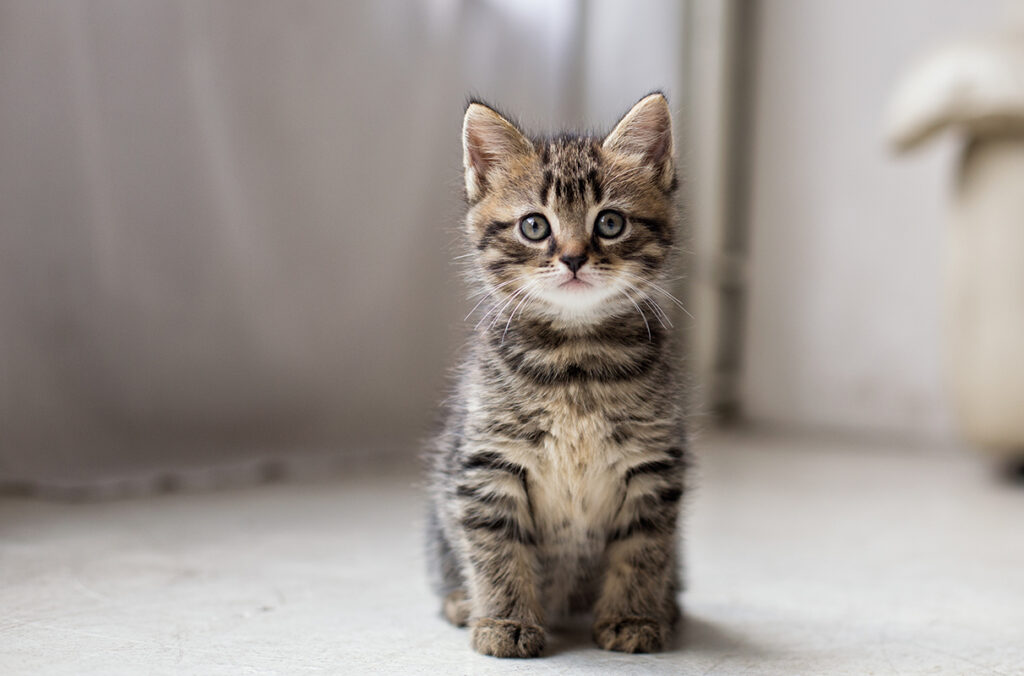
#> input picture cat.jpg, 1024 x 676 px
$ python main.py   (older library calls are emulated)
#> lines starting #> are read from the running program, lines starting #| are printed output that depends on the picture
#> further down, img is the input picture: shape (676, 1024, 3); mean B, G, R 144.8, 150, 157.9
import cv2
import numpy as np

# Global variables for trackbar values
color_levels = 8
blur_value = 5
edge_thickness = 1
style_option = 0
texture_intensity = 0
background_option = 0

# Callback function for trackbars
def nothing(x):
    pass

# Function to apply color quantization
def color_quantization(img, k):
#> called with k = 8
    data = np.float32(img).reshape((-1, 3))
    criteria = (cv2.TERM_CRITERIA_EPS + cv2.TERM_CRITERIA_MAX_ITER, 20, 0.001)
    ret, label, center = cv2.kmeans(data, k, None, criteria, 10, cv2.KMEANS_RANDOM_CENTERS)
#> ret = 152893856.2; center = [[222.3, 223.2, 222.8], [202.9, 205, 208.4], [136.4, 141.7, 151.4], [185.8, 190, 196.3], [35.77, 43.64, 54.5], [113.1, 120, 131.2], [161.5, 167.4, 175.8], [81.58, 89.89, 101.4]]
    center = np.uint8(center)
#> center = [[222, 223, 222], [202, 204, 208], [136, 141, 151], [185, 189, 196], [35, 43, 54], [113, 119, 131], [161, 167, 175], [81, 89, 101]]
    result = center[label.flatten()]
    result = result.reshape(img.shape)
    return result

# Function to apply comic style effect
def apply_comic_effect(img):
    gray = cv2.cvtColor(img, cv2.COLOR_BGR2GRAY)
    gray = cv2.medianBlur(gray, 5)
    edges = cv2.Laplacian(gray, cv2.CV_8U, ksize=5)
    ret, mask = cv2.threshold(edges, 100, 255, cv2.THRESH_BINARY_INV)
    return cv2.bitwise_and(img, img, mask=mask)

# Function to apply pencil sketch effect
def apply_pencil_sketch(img):
    gray = cv2.cvtColor(img, cv2.COLOR_BGR2GRAY)
    gray_blur = cv2.GaussianBlur(gray, (21, 21), 0, 0)
    sketch = cv2.divide(gray, gray_blur, scale=256)
    return cv2.cvtColor(sketch, cv2.COLOR_GRAY2BGR)

# Function to generate texture pattern
def generate_texture_pattern(size, pattern_type=0):
    height, width = size
    texture = np.zeros((height, width, 3), dtype=np.uint8)

    if pattern_type == 0:  # Canvas
        for i in range(0, height, 10):
            cv2.line(texture, (0, i), (width, i), (200, 200, 200), 1)
        for j in range(0, width, 10):
            cv2.line(texture, (j, 0), (j, height), (200, 200, 200), 1)

    elif pattern_type == 1:  # Dots
        for i in range(0, height, 8):
            for j in range(0, width, 8):
                cv2.circle(texture, (j, i), 1, (200, 200, 200), -1)

    elif pattern_type == 2:  # Crosshatch
        for i in range(0, height, 6):
            cv2.line(texture, (0, i), (width, i), (200, 200, 200), 1)
        for j in range(0, width, 6):
            cv2.line(texture, (j, 0), (j, height), (200, 200, 200), 1)
        for i in range(0, height, 6):
            cv2.line(texture, (0, i), (width, i), (200, 200, 200), 1)

    return texture

# Function to apply background effect
def apply_background_effect(img, option):
    if option == 0:  # Original background
        return img

    # Create a mask of the foreground
    gray = cv2.cvtColor(img, cv2.COLOR_BGR2GRAY)
    _, mask = cv2.threshold(gray, 10, 255, cv2.THRESH_BINARY)

    if option == 1:  # White background
        background = np.ones_like(img) * 255
    elif option == 2:  # Black background
        background = np.zeros_like(img)
    elif option == 3:  # Gradient background
        background = np.zeros_like(img)
        for i in range(3):  # Apply gradient to each channel
            background[:, :, i] = np.tile(np.linspace(100, 255, img.shape[1]), (img.shape[0], 1))

    # Apply the mask
    foreground = cv2.bitwise_and(img, img, mask=mask)
    background = cv2.bitwise_and(background, background, mask=cv2.bitwise_not(mask))
    return cv2.add(foreground, background)

# Main function to apply cartoon effect
def apply_cartoon_effect(img):
    global color_levels, blur_value, edge_thickness, style_option, texture_intensity, background_option

    # Apply selected style
    if style_option == 0:  # Original cartoon style
        # Color quantization
        quantized = color_quantization(img, color_levels)

        # Prep grayscale & blur
        g = cv2.cvtColor(quantized, cv2.COLOR_BGR2GRAY)
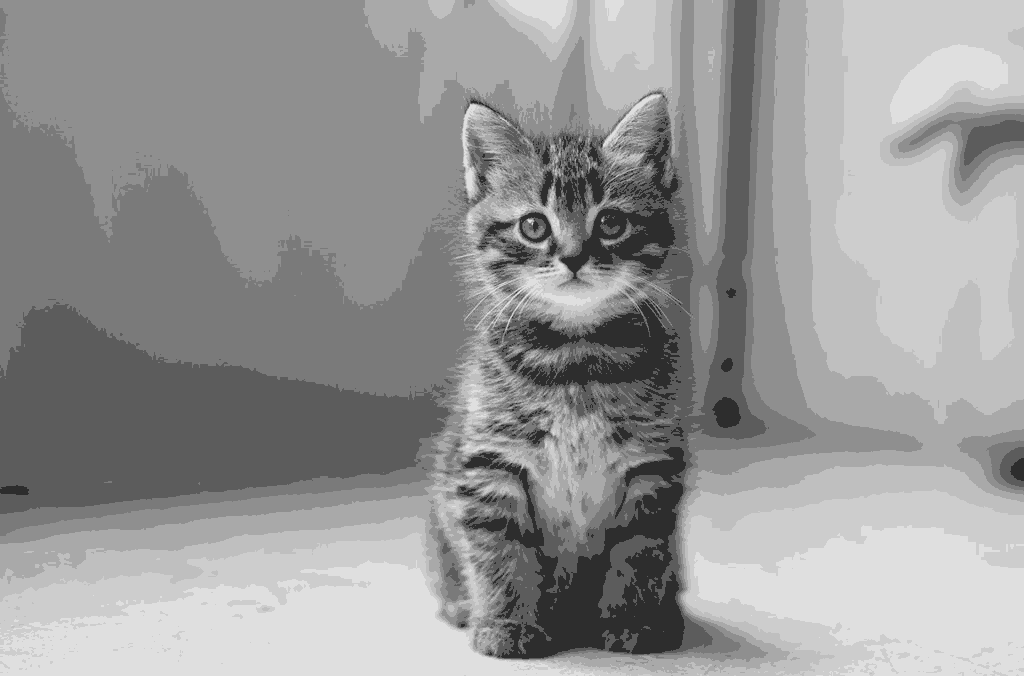
#> g: shape (676, 1024); min 45, max 223, mean 151.2
        g = cv2.medianBlur(g, blur_value * 2 + 1)  # Ensure odd number

        # Edge detection
        e = cv2.adaptiveThreshold(g, 255, cv2.ADAPTIVE_THRESH_MEAN_C, cv2.THRESH_BINARY, 9, 9)
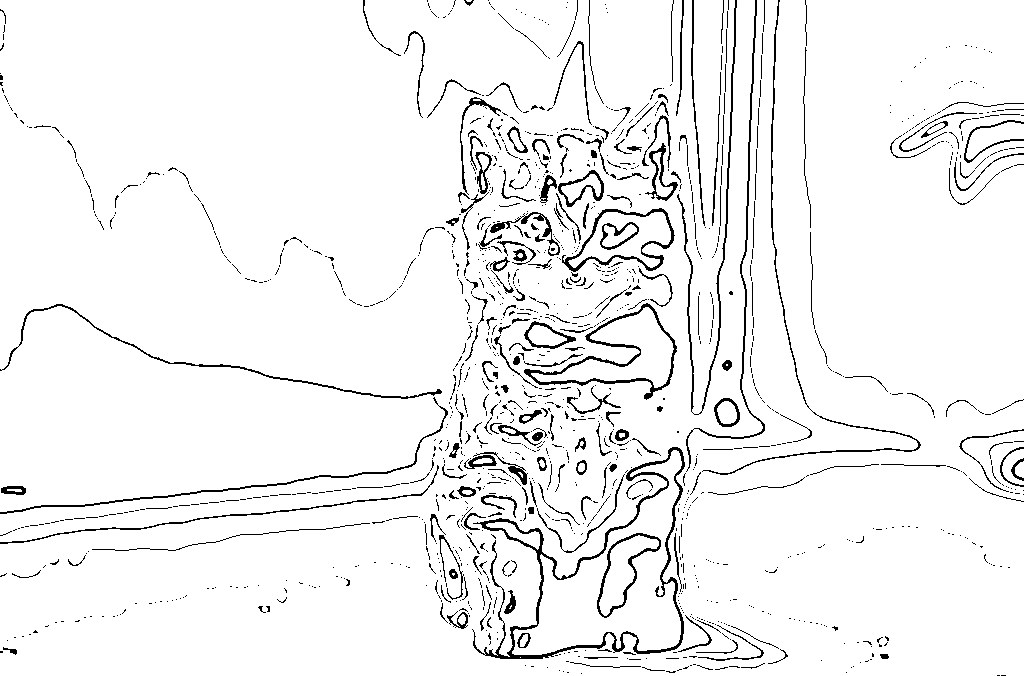
#> e: shape (676, 1024); 94.9% white; black in thin lines or dots

        # Morphological operations to enhance edges
        kernel = np.ones((edge_thickness, edge_thickness), np.uint8)
        e = cv2.morphologyEx(e, cv2.MORPH_CLOSE, kernel)

        # Smooth color
        c = cv2.bilateralFilter(quantized, 9, 250, 250)

        # Combine
        cartoon = cv2.bitwise_and(c, c, mask=e)
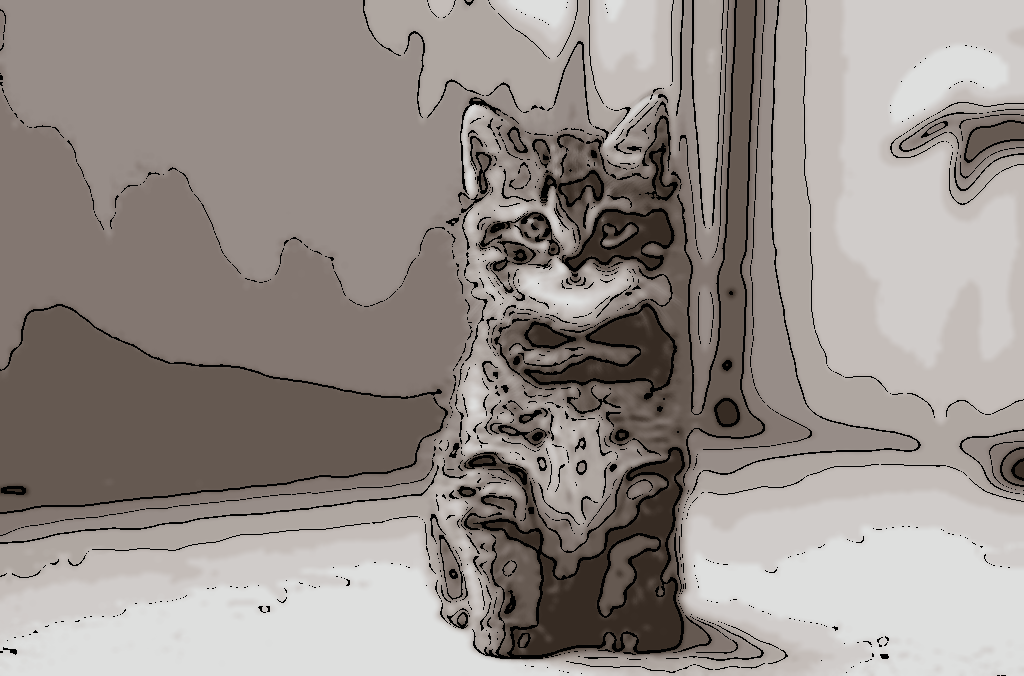
#> cartoon: shape (676, 1024, 3); mean B, G, R 139, 143.7, 151.3

    elif style_option == 1:  # Comic style
        cartoon = apply_comic_effect(img)

    elif style_option == 2:  # Pencil sketch
        cartoon = apply_pencil_sketch(img)

    # Apply background effect
    cartoon = apply_background_effect(cartoon, background_option)

    # Apply texture if intensity > 0
    if texture_intensity > 0:
        texture = generate_texture_pattern(cartoon.shape[:2], pattern_type=texture_intensity % 3)
        cartoon = cv2.addWeighted(cartoon, 0.9, texture, 0.1, 0)

    return cartoon

# Load image
img = cv2.imread("cat.jpg")
if img is None:
    print("Image not found")
    exit()

# Create window and trackbars
cv2.namedWindow('Cartoon Effect')
cv2.createTrackbar('Color Levels', 'Cartoon Effect', color_levels, 50, nothing)
cv2.createTrackbar('Blur', 'Cartoon Effect', blur_value, 15, nothing)
cv2.createTrackbar('Edge Thickness', 'Cartoon Effect', edge_thickness, 5, nothing)
cv2.createTrackbar('Style', 'Cartoon Effect', style_option, 2, nothing)
cv2.createTrackbar('Texture', 'Cartoon Effect', texture_intensity, 3, nothing)
cv2.createTrackbar('Background', 'Cartoon Effect', background_option, 3, nothing)

print("Controls:")
print("1. Color Levels: Adjust color quantization (2-50)")
print("2. Blur: Adjust blur intensity (1-15)")
print("3. Edge Thickness: Adjust edge thickness (1-5)")
print("4. Style: 0=Cartoon, 1=Comic, 2=Pencil Sketch")
print("5. Texture: 0=None, 1=Canvas, 2=Dots, 3=Crosshatch")
print("6. Background: 0=Original, 1=White, 2=Black, 3=Gradient")
print("Press 's' to save image, 'q' to quit")

while True:
    # Get trackbar positions
    color_levels = cv2.getTrackbarPos('Color Levels', 'Cartoon Effect')
    blur_value = cv2.getTrackbarPos('Blur', 'Cartoon Effect')
    edge_thickness = cv2.getTrackbarPos('Edge Thickness', 'Cartoon Effect')
    style_option = cv2.getTrackbarPos('Style', 'Cartoon Effect')
    texture_intensity = cv2.getTrackbarPos('Texture', 'Cartoon Effect')
    background_option = cv2.getTrackbarPos('Background', 'Cartoon Effect')

    # Apply cartoon effect with current parameters
    cartoon = apply_cartoon_effect(img)

    # Display images
    #cv2.imshow('Original', img)
    cv2.imshow('Cartoon Effect', cartoon)

    # Handle keyboard input
    key = cv2.waitKey(1) & 0xFF
#> (key q is pressed here)
    if key == ord('q'):  # Quit
        break
    elif key == ord('s'):  # Save
        cv2.imwrite("cartoon_output.jpg", cartoon)
        print("Image saved as cartoon_output.jpg")

cv2.destroyAllWindows()
